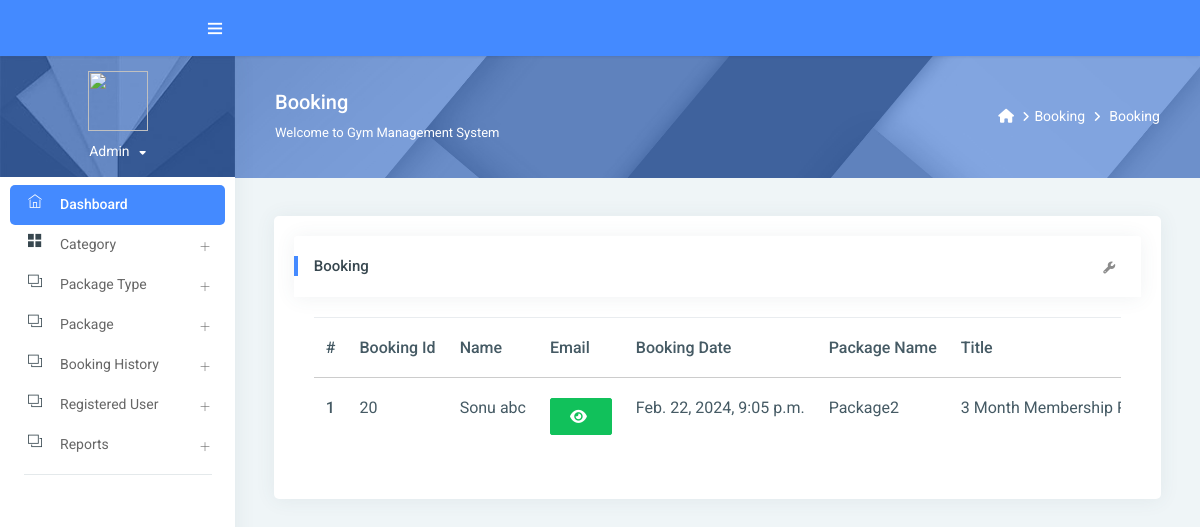
/new_booking/ (signed in), run on the app's committed database.
### gym/models.py (models this page shows, shortened)
class Booking(models.Model):
    package = models.ForeignKey(Package, on_delete=models.CASCADE, null=True, blank=True)
    register = models.ForeignKey(Signup, on_delete=models.CASCADE, null=True, blank=True)
    bookingnumber = models.CharField(max_length=100, null=True, blank=True)
    status = models.IntegerField(choices=STATUS, default=1)
    creationdate = models.DateTimeField(auto_now_add=True)

class Signup(models.Model):
    user = models.ForeignKey(User, on_delete=models.CASCADE, null=True)
    mobile = models.CharField(max_length=15, null=True)
    state = models.CharField(max_length=150, null=True)
    city = models.CharField(max_length=150, null=True)
    address = models.CharField(max_length=200, null=True)
    creationdate = models.DateTimeField(auto_now_add=True)

class Package(models.Model):
    category = models.ForeignKey(Category, on_delete=models.CASCADE, null=True)
    packagename = models.ForeignKey(Packagetype, on_delete=models.CASCADE, null=True)
    titlename = models.CharField(max_length=200, null=True)
    packageduration = models.CharField(max_length=50, null=True)
    price = models.DecimalField(max_digits=10, decimal_places=2, null=True)  # Using DecimalField for price
    description = models.CharField(max_length=200, null=True)
    creationdate = models.DateTimeField(auto_now_add=True)

class Packagetype(models.Model):
    category = models.ForeignKey(Category, on_delete=models.CASCADE, null=True)
    packagename = models.CharField(max_length=200, null=True)
    creationdate = models.DateTimeField(auto_now_add=True)
    def __str__(self):
        return self.packagename

### gym/views.py (the view)
# urls.py: path('new_booking/', views.new_booking, name='new_booking'),
@login_required(login_url='/admin_login/')
def new_booking(request):
    action = request.GET.get('action')
    data = Booking.objects.filter()
    if action == "New":
        data = data.filter(status="1")
    elif action == "Partial":
        data = data.filter(status="2")
    elif action == "Full":
        data = data.filter(status="3")
    elif action == "Total":
        data = data.filter()
    if request.user.is_staff:
        return render(request, "admin/new_booking.html", locals())
    else:
        return render(request, "booking_history.html", locals())

### gym/templates/admin/new_booking.html (shortened to what this page needs)
{% extends 'admin_base.html' %}
{% load static %}
{% block main %}
<link rel="stylesheet" href="https://cdnjs.cloudflare.com/ajax/libs/font-awesome/6.2.0/css/all.min.css" />
<div class="page-header">
    <div class="page-block">
        <div class="row align-items-center">
            <div class="col-md-8">
                <div class="page-header-title">
                    <h5 class="m-b-10">{{request.GET.action}} Booking</h5>
                    <p class="m-b-0">Welcome to Gym Management System</p>
                </div>
            </div>
            <div class="col-md-4">
                <ul class="breadcrumb-title">
                    <li class="breadcrumb-item">
                        <a href="{% url 'admin_home' %}"> <i class="fa fa-home"></i> </a>
                    </li>
                    <li class="breadcrumb-item"><a href="">Booking</a>
                    </li>
                    <li class="breadcrumb-item"><a href="">{{request.GET.action}} Booking</a>
                    </li>
                </ul>
            </div>
        </div>
    </div>
</div>
<div class="pcoded-inner-content">
    <div class="main-body">
        <div class="page-wrapper">
            <div class="page-body">
                <div class="row">
                    <div class="col-md-12">
                        <div class="card">
                            <div class="card-block">
                                <div class="card-header">
                                    <h5>{{request.GET.action}} Booking</h5>
                                    <div class="card-header-right">
                                        <ul class="list-unstyled card-option">
                                            <li><i class="fa fa fa-wrench open-card-option"></i></li>
                                        </ul>
                                    </div>
                                </div>
                                <div class="card-block table-border-style">
                                    <div class="table-responsive">
                                        <table class="table">
                                            <thead>
                                            <tr>
                                                <th>#</th>
                                                <th>Booking Id</th>
                                                <th>Name</th>
                                                <th>Email</th>
                                                <th>Booking Date</th>
                                                <th>Package Name</th>
                                                <th>Title</th>
                                            </tr>
                                            </thead>
                                            <tbody>
                                            {% for i in data %}
                                            <tr>
                                                <th scope="row">{{forloop.counter}}</th>
                                                <td>{{i.id}}</td>
                                                <td>{{i.register.user.first_name}} {{i.register.user.last_name}}</td>
                                                 <td><span id="email-{{forloop.counter}}" class="password">{{i.register.user.username}}</span>
                                                     <button type="button" class="btn btn-success" id="email-btn-{{forloop.counter}}" onclick="togglePassword('email-{{forloop.counter}}', this.id)"><i class="fa fa-eye"></i></button>
                                                 </td>
                                                 <td>{{i.creationdate}}</td>
                                                <td>{{i.package.packagename}}</td>
                                                <td>{{i.package.titlename}}</td>
                                            </tr>
                                            {% endfor %}
                                            </tbody>
                                        </table>
                                    </div>
                                </div>
                            </div>
                        </div>
                    </div>
                </div>
            </div>
        </div>
    </div>
</div>
{% endblock %}

### gym/templates/admin/new_booking.html (style rules this page uses)
.table-responsive { font-size:11px; }
td { padding:0px; }

### data on the page
Booking: id "20", register.user.first_name "Sonu", register.user.last_name "abc", creationdate "Feb. 22, 2024, 9:05 p.m.", package.packagename "Package2", package.titlename "3 Month Membership…"
